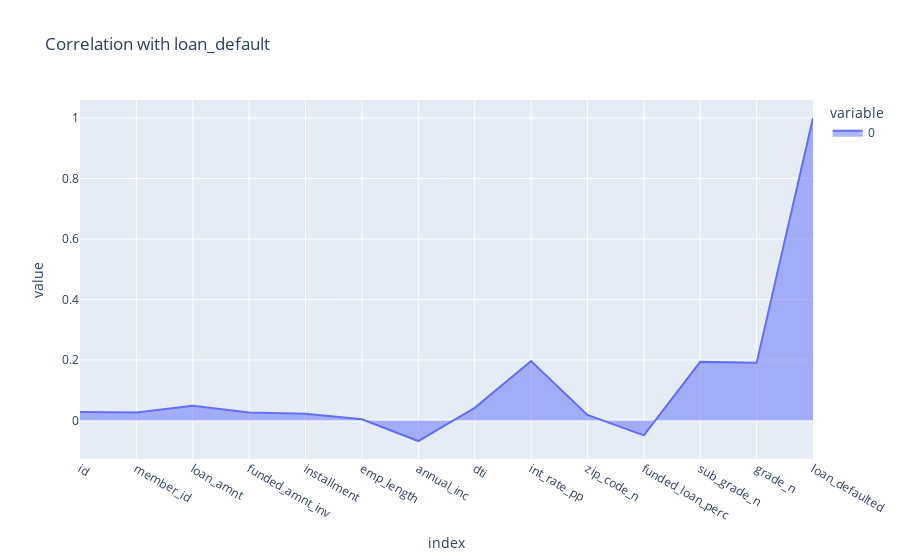

The notebook cell this image was saved under:
### Markdown cell above
#### Correlation of All Numeric Variables with the Loan_Default

### Code cell
from pandas.core.indexes.interval import annotations
import plotly.express as px
LCLoanDf["loan_defaulted"] =  LCLoanDf.loan_status.apply(lambda x: 1 if (x=="Charged Off") else 0 )
LoanDfltCorr = LCLoanDf.corrwith(LCLoanDf.loan_defaulted)
sb.set(font_scale=1.5)
fig = px.area(data_frame=LoanDfltCorr,title='Correlation with loan_default')
fig.show()

### Figure 1 — Plotly figure (JSON) as saved in the notebook; plotly's stock layout.template omitted (floating-point values rounded to 4 significant figures)
{"data": [{"hovertemplate": "variable=0<br>index=%{x}<br>value=%{y}<extra></extra>", "legendgroup": "0", "line": {"color": "#636efa"}, "marker": {"symbol": "circle"}, "mode": "lines", "name": "0", "orientation": "v", "showlegend": true, "stackgroup": "1", "type": "scatter", "x": ["id", "member_id", "loan_amnt", "funded_amnt_inv", "installment", "emp_length", "annual_inc", "dti", "int_rate_pp", "zip_code_n", "funded_loan_perc", "sub_grade_n", "grade_n", "loan_defaulted"], "xaxis": "x", "y": [0.02837, 0.02644, 0.04822, 0.02662, 0.02259, 0.004083, -0.06806, 0.0417, 0.1963, 0.01813, -0.04929, 0.1937, 0.1904, 1], "yaxis": "y"}], "layout": {"legend": {"title": {"text": "variable"}, "tracegroupgap": 0}, "title": {"text": "Correlation with loan_default"}, "xaxis": {"anchor": "y", "domain": [0, 1], "title": {"text": "index"}}, "yaxis": {"anchor": "x", "domain": [0, 1], "title": {"text": "value"}}}}
